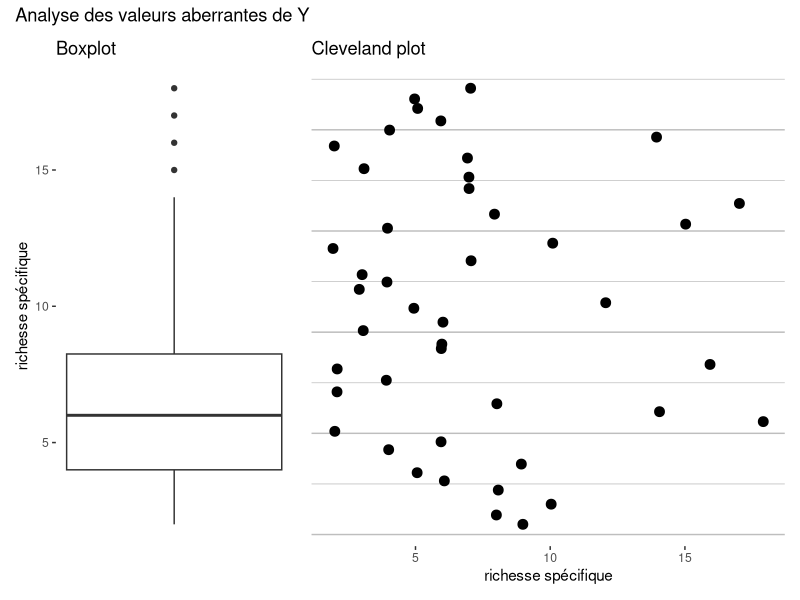

Here is the R script that generated this plot:
## ---- chunk 1
#importation
dataAnts <- read.table("BogAnts.txt", dec=".", header = TRUE)

#Passer la localisation en facteur 
dataAnts$Location<-as.factor(dataAnts$Location)

#vérification du type des variables 
str(dataAnts)
## ---- chunk 2
library(ggplot2)
library(patchwork)
## ---- chunk 3

# Boxplot 
bp <- ggplot(data = dataAnts, aes(y = Nsp))+
  geom_boxplot()+
  labs(title = "Boxplot",
       y = "richesse spécifique")+
  theme(
    panel.background = element_rect(fill="white"),
    panel.grid.major = element_blank(),
    panel.grid.minor = element_blank(),
    axis.text.x = element_blank(),
    axis.ticks.x = element_blank()
  )

# Cleveland plot 
cp <- ggplot(data = dataAnts, aes(x = Nsp, y = 1:nrow(dataAnts)))+
  geom_jitter(width = 0.1, size = 3, color = "black")+
  labs(title = "Cleveland plot",
       x = "richesse spécifique")+
  theme(
    panel.background = element_rect(fill="white"),
    panel.grid.major.y = element_line(color="gray"),
    panel.grid.minor.y = element_line(color="gray"),
    panel.grid.major.x = element_blank(),
    panel.grid.minor.x = element_blank(),
    axis.text.y = element_blank(),
    axis.ticks.y = element_blank(),
    axis.title.y = element_blank(),
  )

## Affichage 
(bp + cp) + 
  plot_layout(widths = c(1, 2)) + 
  plot_annotation(title = "Analyse des valeurs aberrantes de Y")
